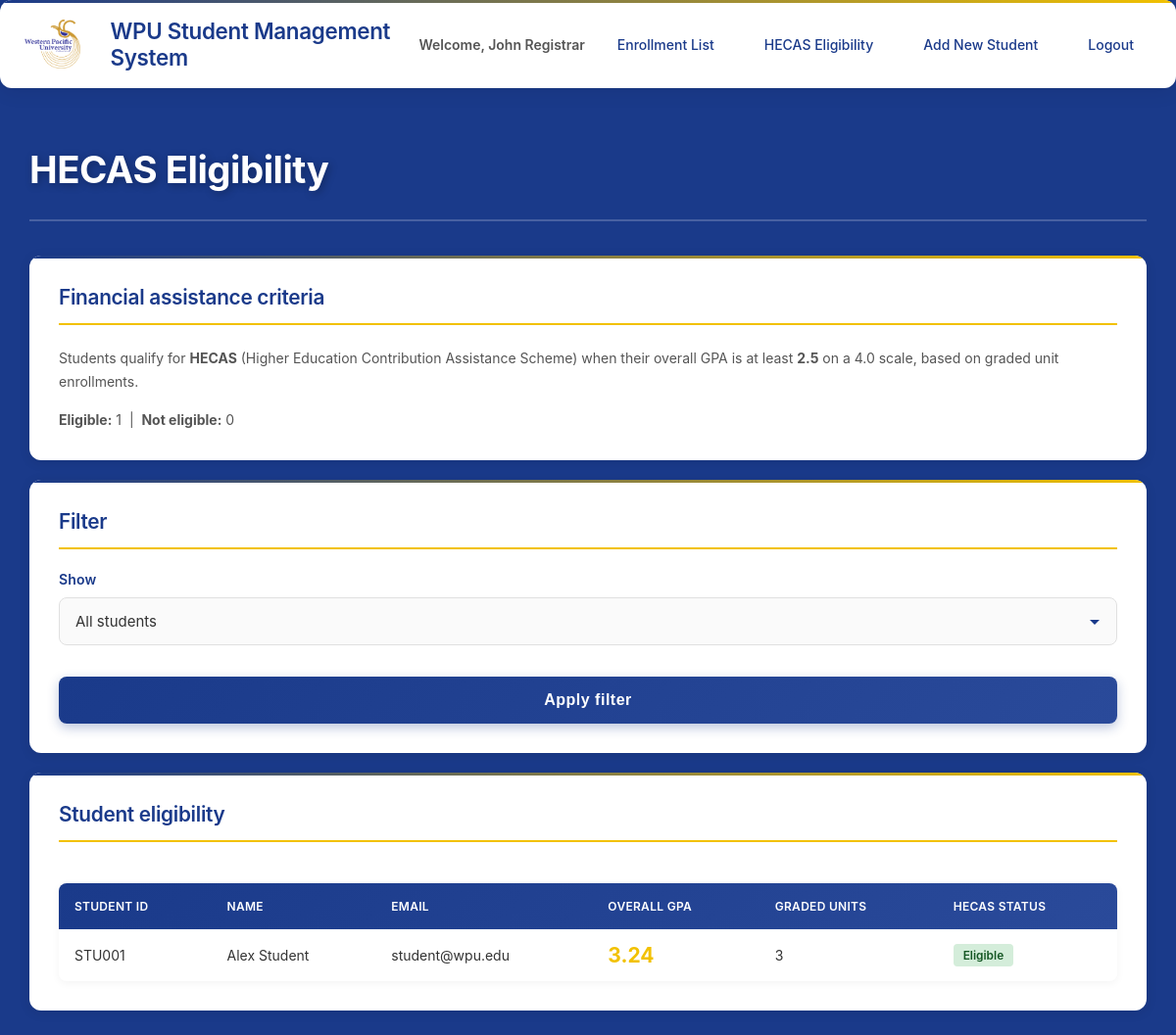
Page /hecas_eligibility.php (signed in) on the committed database.
### tables this page shows
CREATE TABLE students (
    student_id VARCHAR(20) PRIMARY KEY,
    name VARCHAR(100) NOT NULL,
    gender ENUM('Male', 'Female', 'Other') NOT NULL,
    address TEXT,
    contact_number VARCHAR(20),
    email VARCHAR(100) UNIQUE NOT NULL,
    password VARCHAR(255) NOT NULL,
    created_at TIMESTAMP DEFAULT CURRENT_TIMESTAMP
);

### hecas_eligibility.php (the view, shortened to what this page needs)
<?php
require_once __DIR__ . '/config/database.php';
$filter = $_GET['filter'] ?? 'all';
$conn = getDBConnection();
$sql = "SELECT s.student_id, s.name, s.email,
               COUNT(e.mark) AS graded_count,
               AVG(e.mark) AS avg_mark
        FROM students s
        LEFT JOIN enrollments e ON e.student_id = s.student_id AND e.mark IS NOT NULL
        GROUP BY s.student_id, s.name, s.email
        ORDER BY s.name";
$result = $conn->query($sql);
$students = $result ? $result->fetch_all(MYSQLI_ASSOC) : [];
$rows = [];
$counts = ['eligible' => 0, 'ineligible' => 0, 'no_grades' => 0];
foreach ($students as $student) {
    $graded_count = intval($student['graded_count']);
    if ($graded_count > 0) {
        $gpa = round(floatval($student['avg_mark']) / 25.0, 2);
    } else {
        $gpa = 0.00;
    }
    $eligible = $graded_count > 0 && $gpa >= HECAS_MIN_GPA;
    if ($graded_count === 0) {
        $counts['no_grades']++;
    } elseif ($eligible) {
        $counts['eligible']++;
    } else {
        $counts['ineligible']++;
    }
    $rows[] = [
        'student_id' => $student['student_id'],
        'name' => $student['name'],
        'email' => $student['email'],
        'gpa' => $gpa,
        'graded_count' => $graded_count,
        'eligible' => $eligible,
    ];
}
?>
<!DOCTYPE html>
<html lang="en">
<head>
    <link rel="stylesheet" href="assets/css/style.css">
</head>
<body class="dashboard-page">
    <nav class="navbar">
        <div class="nav-container">
            <div class="nav-logo">
                <img src="assets/image/WPU-Logo-Main.png" alt="WPU Logo" class="navbar-logo">
            </div>
            <h2>WPU Student Management System</h2>
            <div class="nav-links">
                <span>Welcome, <?php echo htmlspecialchars($_SESSION['user_name']); ?></span>
                <a href="enrollment_list.php">Enrollment List</a>
                <a href="hecas_eligibility.php">HECAS Eligibility</a>
                <a href="add_student.php">Add New Student</a>
                <a href="logout.php">Logout</a>
            </div>
        </div>
    </nav>
    <div class="container">
        <div class="dashboard-header">
            <h1>HECAS Eligibility</h1>
        </div>
        <div class="card" style="margin-bottom: 20px;">
            <h3>Financial assistance criteria</h3>
            <p>Students qualify for <strong>HECAS</strong> (Higher Education Contribution Assistance Scheme) when their overall GPA is at least <strong><?php echo number_format(HECAS_MIN_GPA, 1); ?></strong> on a 4.0 scale, based on graded unit enrollments.</p>
            <p><strong>Eligible:</strong> <?php echo $counts['eligible']; ?>
                &nbsp;|&nbsp; <strong>Not eligible:</strong> <?php echo $counts['ineligible']; ?>
            </p>
        </div>
        <div class="card" style="margin-bottom: 20px;">
            <h3>Filter</h3>
            <form method="GET" action="hecas_eligibility.php">
                <div class="form-group">
                    <label for="filter">Show</label>
                    <select name="filter" id="filter">
                        <option value="all" <?php echo $filter === 'all' ? 'selected' : ''; ?>>All students</option>
                    </select>
                </div>
                <button type="submit" class="btn btn-primary">Apply filter</button>
            </form>
        </div>
        <div class="card">
            <h3>Student eligibility</h3>
            <?php if (!empty($rows)): ?>
                <table class="data-table">
                    <thead>
                        <tr>
                            <th>Student ID</th>
                            <th>Name</th>
                            <th>Email</th>
                            <th>Overall GPA</th>
                            <th>Graded units</th>
                            <th>HECAS status</th>
                        </tr>
                    </thead>
                    <tbody>
                        <?php foreach ($rows as $row): ?>
                            <tr>
                                <td><?php echo htmlspecialchars($row['student_id']); ?></td>
                                <td><?php echo htmlspecialchars($row['name']); ?></td>
                                <td><?php echo htmlspecialchars($row['email']); ?></td>
                                <td>
                                    <?php if ($row['graded_count'] > 0): ?>
                                        <span class="gpa"><?php echo number_format($row['gpa'], 2); ?></span>
                                    <?php else: ?>
                                        <span class="text-muted">N/A</span>
                                    <?php endif; ?>
                                </td>
                                <td><?php echo $row['graded_count']; ?></td>
                                <td>
                                    <?php if ($row['graded_count'] === 0): ?>
                                        <span class="status-badge status-pending">No grades</span>
                                    <?php elseif ($row['eligible']): ?>
                                        <span class="status-badge status-eligible">Eligible</span>
                                    <?php else: ?>
                                        <span class="status-badge status-ineligible">Not eligible</span>
                                    <?php endif; ?>
                                </td>
                            </tr>
                        <?php endforeach; ?>
                    </tbody>
                </table>
            <?php endif; ?>
        </div>
    </div>
</body>
</html>

### rows in the picture
students: student_id "STU001", name "Alex Student", email "student@wpu.edu", gpa "3.24", graded_count "3"

### other values in the picture
$_SESSION['user_name'] "John Registrar"
HECAS_MIN_GPA "2.5"
$counts['eligible'] "1"
$counts['ineligible'] "0"
